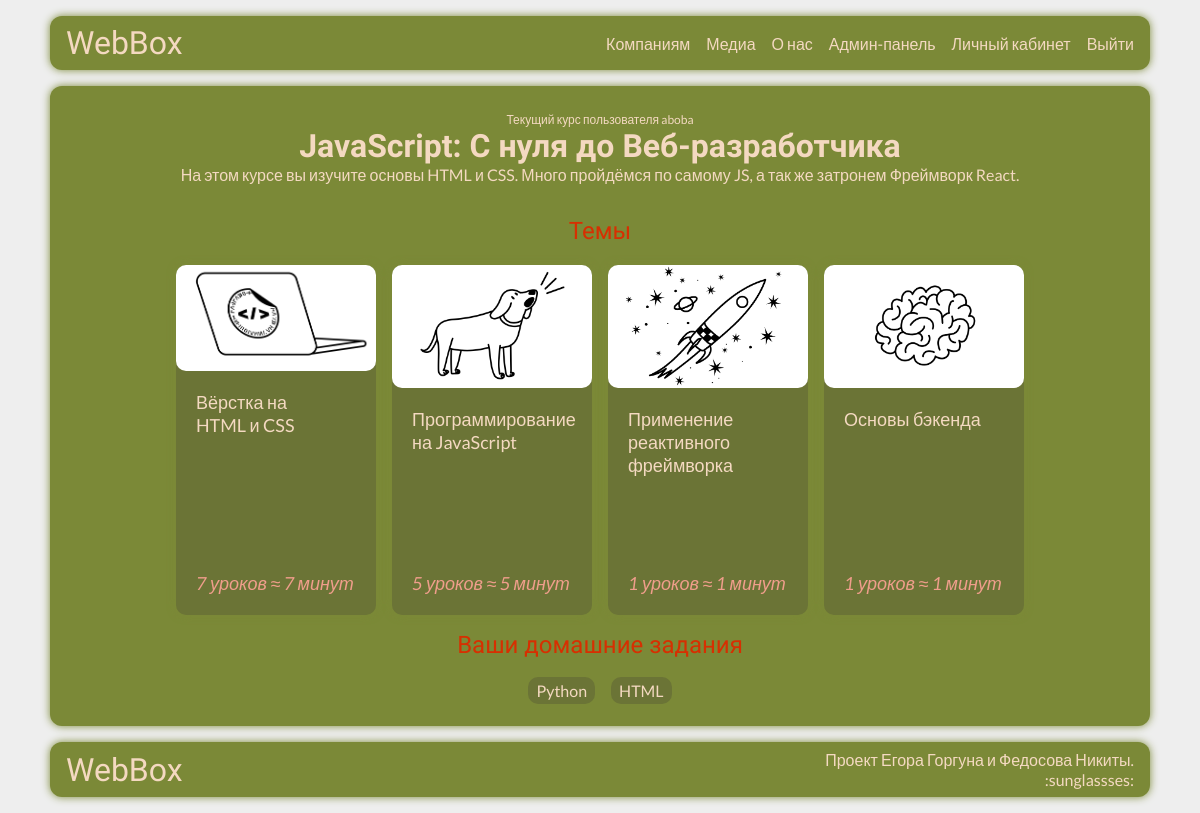
/u/ (signed in), run on an earlier commit of the app's database.
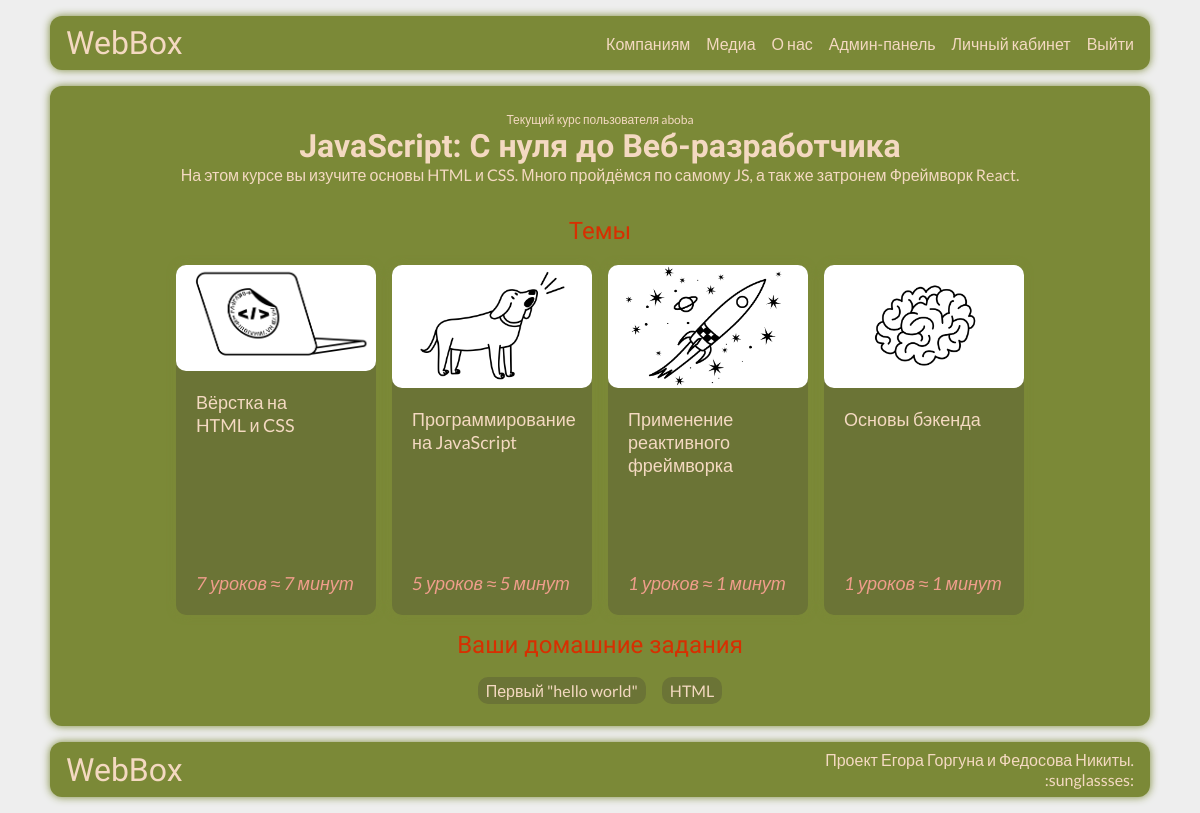
And on a later commit of the database.
### main/models.py (models this page shows, shortened)
class UserCourses(models.Model):
    user = models.OneToOneField(User, on_delete=models.CASCADE, verbose_name="Пользователь")
    course = models.ForeignKey(Course, on_delete=models.CASCADE, default=4, verbose_name="Курс")
    class Meta:
        verbose_name = 'Курс пользователя'
        verbose_name_plural = 'Курсы пользователей'

class Course(models.Model):
    title = models.CharField(max_length=255, verbose_name="Название курса")
    description = models.TextField(verbose_name="Описание курса")
    created_at = models.DateTimeField(auto_now_add=True, verbose_name="Дата создания курса")
    updated_at = models.DateTimeField(auto_now=True, verbose_name="Дата обновления курса")
    picture_preview = models.ImageField(upload_to='base/img/%Y/%m/%d', help_text='Эта картинка отображается на главной странице в карточкке курса.', default="webbox/img/placeholders/my_friend.jpg", verbose_name="Картинка курса (маленькая)")
    picture = models.ImageField(upload_to='base/img/%Y/%m/%d', help_text='Большая картинка.', default="webbox/img/placeholders/my_friend.jpg", verbose_name="Картинка курса (средняя)")
    is_published  = models.BooleanField(default=True, verbose_name="Публикация курса")
    short_name = models.CharField(max_length=20, default="none", verbose_name="Сокращенное название курса")
    price=models.CharField(max_length=255, default="none рублей", verbose_name="Цена курса с указанием единиц", help_text="Можно использовать html")
    clear_price=models.BigIntegerField(default=0, verbose_name="Цена (только число)")
    long_description = models.TextField(default="nn", help_text="Полное описание курса. Отображается на странице курса", verbose_name="Описание курса")
    themes = models.ManyToManyField(Theme, verbose_name="Темы курса")
    homeworks = models.ManyToManyField(Homework, verbose_name="Домашние задания")
    class Meta:
        verbose_name = 'Курс'
        verbose_name_plural = 'Курсы'

### lessions/models.py (models this page shows, shortened)
class Theme(models.Model):
    name = models.CharField(max_length=255)
    lessions = models.ManyToManyField(Lession)
    short_name = models.CharField(max_length=20, default="none", verbose_name="Сокращенное название темы")
    cid = models.IntegerField(verbose_name="CID курса", help_text="значение устанавливает порядок в списке", default=0)
    image = models.ImageField(upload_to='base/img/themes/%Y/%m/%d', blank=True, null=True, verbose_name="Изображение темы")
    class Meta:
        verbose_name = 'Тема'
        verbose_name_plural = 'Темы'

### cabinet/models.py (models this page shows, shortened)
class Homework(models.Model):
    name = models.CharField(max_length=255, verbose_name="Название домашнего задания")
    file = models.CharField(max_length=255, verbose_name="Файл домашнего задания")
    points = models.IntegerField(verbose_name="Количество баллов")
    cid = models.IntegerField(verbose_name="CID дз", default=0,)
    class Meta:
        verbose_name = 'Домашнее задание'
        verbose_name_plural = 'Домашние задания'

### cabinet/views.py (the view)
# urls.py: path('', views.cabinet, name='index'),
@login_required(login_url='/a')
def cabinet(request):
    themes = Course.objects.all().filter(short_name=request.user.usercourses.course.short_name)[0].themes.all().order_by('cid')
    lens = [len(theme.lessions.all()) for theme in themes]
    homeworks = Course.objects.all().filter(short_name=request.user.usercourses.course.short_name)[0].homeworks.all().order_by('cid')
    return render(request, 'cabinet/cabinet.html', {'themes': zip(themes, lens), 'homeworks': homeworks})

### main/templates/cabinet/cabinet.html (shortened to what this page needs)
{% load static %}
{% load django_template_maths %}
<!DOCTYPE html>
<html>
<head>
    <link href="{% static "webbox/css/index.css" %}" rel="stylesheet">
</head>
<body>
    <div class="wrapper">
        <header class="header">
            <div class="header__logo">
                <p><a href="/">WebBox</a></p>
            </div>
            <div class="header__nav menu">
                    <ul class="menu-list">
                        <li class=""><a href="/#forcomp" class="menu-item">Компаниям</a></li>
                        <li class=""><a href="/#media" class="menu-item">Медиа</a></li>
                        <li class=""><a href="/#about" class="menu-item">О нас</a></li>
                        <li class=""><a href='/admin' class="menu-item">Админ-панель</a></li>
                        {% if user.is_authenticated %}
                            <li class=""><a href='/u' class="menu-item">Личный кабинет</a></li>
                            <li class=""><a href='/a/u' class="menu-item">Выйти</a></li>
                        {% else %}
                            <li class=""><a href='/a' class="menu-item">Войти</a></li>
                        {% endif %}
                    </ul>
            </div>
        </header>
    <main class="cabinet">
        {% if user.usercourses.course.short_name == 'none' %}
            <h3 class="nocurses">У вас нету курсов!</h3>
            <p class="nocursessmall">Приобрести их можно тут</p>
            <ul class="nocursesli" style="display: flex; justify-content: center; text-align: center; flex-direction: column; gap: 16px; padding: 16px;">
                <a style="width: 150px;" class="nocurses2 card-for-lessions" href="https://t.me/webboxa_bot">Телеграм бот</a>
                <a class="nocurses3 card-for-lessions" href="/p">Через сайт</a>
            </ul>
        {% else %}
            <p class="username">Текущий курс пользователя {{user.username}}</p>
            <h2 class="coursetitle">{{user.usercourses.course.title}}</h2>
            <p class="coursedesc">{{user.usercourses.course.description}}</p>
            {% if themes %}
            <div class="homework">Темы</div>
            <div class="courseslist">
            {% for theme, len in themes %}
                <a class="card-true"  href='/u/course/lessions/{{ theme.cid }}'>
                    <img src="{{theme.image.url}}" alt="IMAGE" style="width: 100%">
                    <div class="content-card-true">
                        <p>{{theme.name}}</p>
                        <p class="how-many">{{len}} уроков ≈ {{len|mul:5}} минут</p>
                    </div>
                </a>
            {% endfor %}
            </div>
        {% endif %}
            <div class="homework">Ваши домашние задания</div>
            {% if homeworks %}
            <ul class="courseslist">
            {% for homework in homeworks %}
                <li class="card hw">
                    <a href='/u/homework/{{user.usercourses.course.short_name}}/{{ homework.cid }}'>{{homework.name}}</a>
                </li>
                {% endfor %}
            {%else%}
            <p class="username">Нету! Вы круты :D</p>
            </ul>
        {% endif %}
        {% endif%}
    </main>
    <footer class="footer">
        <h5>WebBox</h5>
        <p>Проект Егора Горгуна и Федосова Никиты.<br>:sunglassses:</p>
    </footer>
</body>
</html>

### main/static/webbox/css/index.css (style rules this page uses)
:root { --background-color: #eee; --accent: #f09e8c; --black: #7b8937; --card-bg-color: #6b7436; --nigga: black; --text-color: #f4d9c1; --link-color: #111; --btn-color: #f4d9c1; --btn-background-color: #d72f01; --not-very-important: #ad2702; --important: #d72f01; }
* { margin: 0; padding: 0; box-sizing: border-box; font-family: 'Lato', sans-serif; }
body { background-color: var(--background-color); overflow-x: hidden !important; }
li, h4 { color: var(--text-color); }
#aboutAndForcomp ol, ul { list-style: none; }
li { font-size: 18px; }
a { text-decoration: none; }
.wrapper { max-width: 1100px; margin: 0 auto; }
.header { display: flex; justify-content: space-between; align-items: center; background-color: var(--black); box-shadow: 0px 0px 8px var(--black); margin: 16px 0; padding: 8px 16px; border-radius: 12px; }
.header__logo a { color: var(--text-color); font-family: 'Dela Gothic One', sans-serif; font-size: 32px; }
.header__nav ul { display: flex; gap: 16px; list-style: none; }
.header__nav a { color: var(--text-color); font-family: 'Lato', sans-serif; font-size: 16px; transition: color 100ms; }
.footer { display: flex; justify-content: space-between; align-items: center; background-color: var(--black); background-size: 100% auto; box-shadow: 0px 0px 8px var(--black); margin: 16px 0; padding: 8px 16px; border-radius: 12px; }
.footer h5 { color: var(--text-color);; font-weight: 100; font-family: 'Dela Gothic One', sans-serif; font-size: 32px; }
.footer p { color: var(--text-color);; font-family: 'Lato', sans-serif; font-size: 16px; text-align: right; }
.cabinet { display: flex; flex-direction: column; justify-content: center; align-items: center; background-color: var(--black); background-size: 100% auto; box-shadow: 0px 0px 8px var(--black); margin: 16px 0; padding: 8px 16px; justify-content: center; align-items: center; border-radius: 12px; min-height: 80vh; }
.coursetitle { color: var(--text-color); font-family: 'Dela Gothic One', sans-serif; font-size: 32px; }
.coursedesc { color: var(--text-color); font-family: 'Lato', sans-serif; font-size: 16px; text-align: center; text-wrap: balance; margin-bottom: 16px; }
.username { color: var(--text-color); font-family: 'Lato', sans-serif; font-size: 12px; }
.card a { color: var(--text-color); border-radius: 10px; font-family: 'Lato', sans-serif; font-size: 16px; padding: 4px 8px; background-color: var(--card-bg-color); transition: all 200ms; }
.card-true { width: 200px; height: 350px; display: flex; flex-direction: column; background-color: var(--card-bg-color); background-size: 100% auto; box-shadow: 0px 0px 8px var(--black); border-radius: 10px; }
.card-true * { text-decoration: none; color: var(--text-color); border-radius: 10px; }
.content-card-true { padding: 20px; display: flex; justify-content: space-between; flex-direction: column; height: 100%; }
.content-card-true p { font-size: 18px; text-wrap: balance; }
.homework { color: var(--important); font-family: 'Dela Gothic One', sans-serif; font-size: 24px; margin-top: 16px; }
.how-many { font-size: 16px; color: var(--accent); font-style: italic; }
.courseslist { display: flex; flex-wrap: wrap; gap: 16px; margin-top: 20px; list-style: none; justify-content: center; }

What changed in the data, as far as the page shows it:
changed Homework: name "Python" → "Первый \"hello world\""
